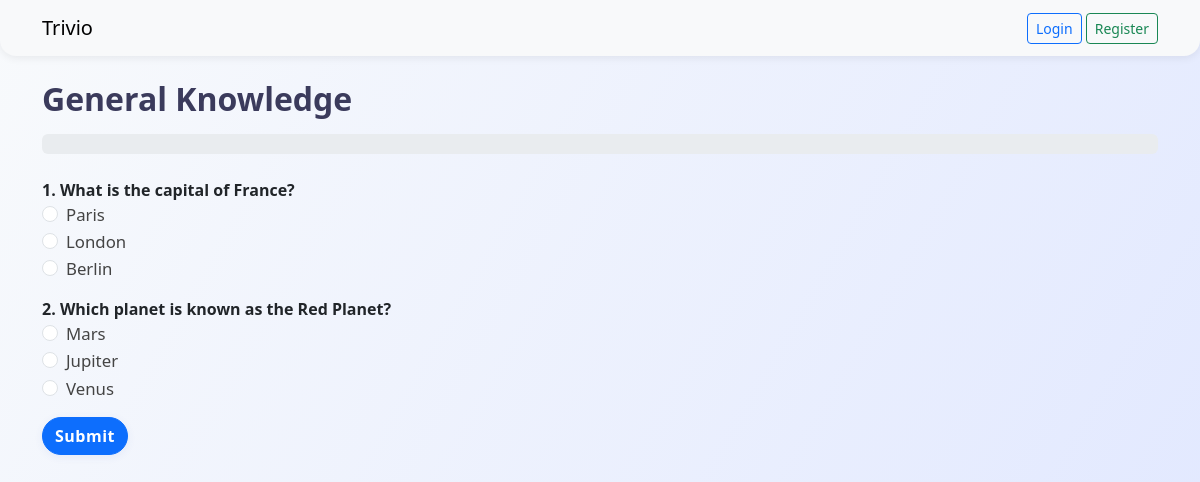
/quiz/general-knowledge/, run on the app's committed database.
### quiz_app/models.py (models this page shows, shortened)
class Quiz(models.Model):
    title = models.CharField(max_length=200)
    slug = models.SlugField(unique=True)
    description = models.TextField(blank=True)

class Question(models.Model):
    quiz = models.ForeignKey(Quiz, on_delete=models.CASCADE, related_name='questions')
    text = models.CharField(max_length=500)

class Choice(models.Model):
    question = models.ForeignKey(Question, on_delete=models.CASCADE, related_name='choices')
    text = models.CharField(max_length=300)
    is_correct = models.BooleanField(default=False)

### quiz_app/views.py (the view, shortened to what this page needs)
# urls.py: path('quiz/<slug:slug>/', views.QuizDetailView.as_view(), name='quiz_detail'),
class QuizDetailView(View):
    def get(self, request, slug):
        quiz = get_object_or_404(Quiz, slug=slug)
        questions = quiz.questions.prefetch_related('choices')
        return render(request, 'quiz_app/quiz_detail.html', {'quiz': quiz, 'questions': questions})

### quiz_app/templates/quiz_app/quiz_detail.html (shortened to what this page needs)
{% extends 'quiz_app/base.html' %}
{% block content %}
<h2>{{ quiz.title }}</h2>
<form method="post">
    <div class="progress mb-4" style="height: 1.2rem;">
    </div>
    {% for question in questions %}
        <div class="mb-3 question-card" style="opacity:0;">
            <strong>{{ forloop.counter }}. {{ question.text }}</strong>
            {% for choice in question.choices.all %}
                <div class="form-check">
                    <input class="form-check-input" type="radio" name="question_{{ question.id }}" value="{{ choice.id }}" id="choice{{ choice.id }}">
                    <label class="form-check-label" for="choice{{ choice.id }}">
                        {{ choice.text }}
                    </label>
                </div>
            {% endfor %}
        </div>
    {% endfor %}
    <button type="submit" class="btn btn-primary">Submit</button>
</form>
{% endblock %}

### quiz_app/static/quiz_app/css/custom.css (style rules this page uses)
body { background: linear-gradient(120deg, #f8fafc 0%, #e0e7ff 100%); min-height: 100vh; }
h2, h4 { color: #3b3b5c; font-weight: 700; margin-bottom: 1rem; }
.btn-primary, .btn-success, .btn-danger, .btn-secondary { border-radius: 2rem; font-weight: 600; letter-spacing: 0.5px; box-shadow: 0 2px 8px rgba(59,91,188,0.08); position: relative; overflow: hidden; transition: transform 0.12s, box-shadow 0.12s; }
.form-check-label { font-size: 1.05rem; color: #444; }

### data on the page
Quiz: title "General Knowledge"
Question: text "What is the capital of France?"
Choice: text "Paris"
Choice: text "London"
Choice: text "Berlin"
Question: text "Which planet is known as the Red Planet?"
Choice: text "Mars"
Choice: text "Jupiter"
Choice: text "Venus"
